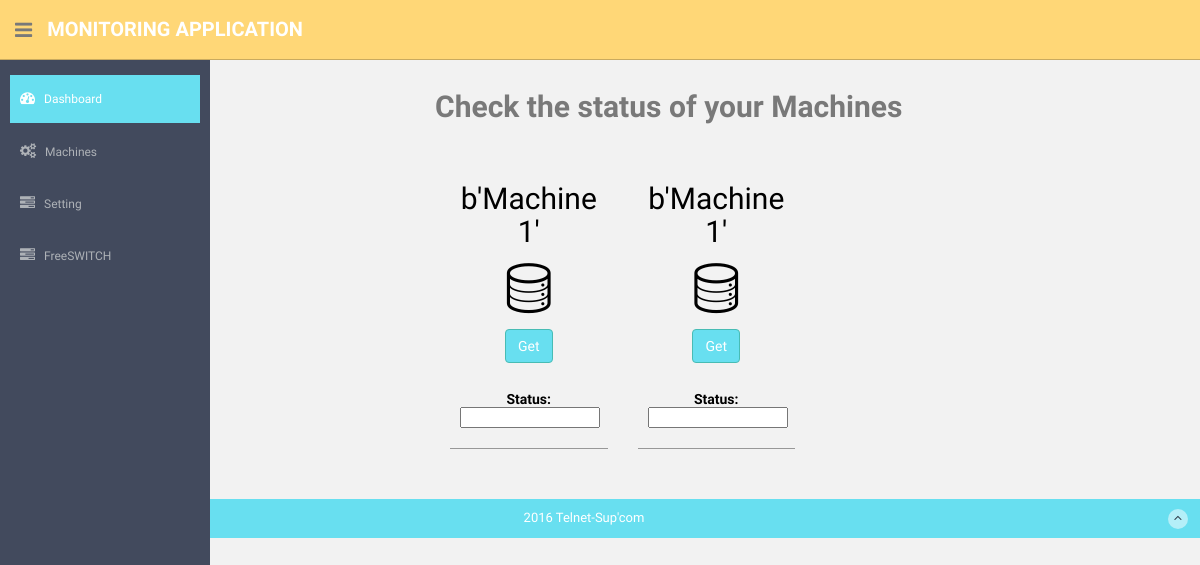
Before: /monitoring_app/pid/ (signed in) with the older database file.
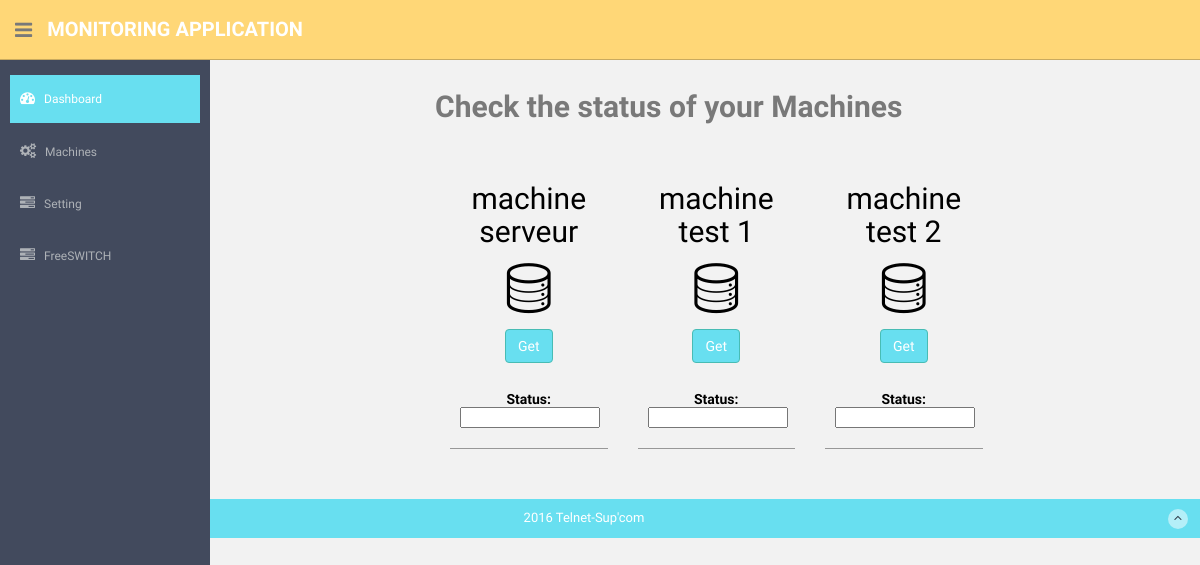
After: the same page with the newer database file.
### monitoring_app/models.py (models this page shows, shortened)
class Machine(models.Model):
    name= models.CharField(default="Machine 1",max_length=30)
    address = models.CharField(default='168.85.69.4',max_length=12)
    username=models.CharField(default="Foulen",max_length=30)
    password= models.CharField(default="****",max_length=30)
    Prefix_freeswitch=models.CharField(default="1",max_length=5)
    class Meta:
        ordering = ["name"]

### monitoring_app/views.py (the view)
@login_required
def pid (request) :
    print "in pid view"
    context = RequestContext(request)
    if request.method == 'GET':
        Process_name = request.GET.get('Process name')
    return render_to_response(
            'monitoring_app/status.html',data(),context)

### monitoring_app/views.py (called while the page is built)
def data ():
    machine = Machine.objects.all()
    call = Call.objects.all()
    data = {
    "machine_detail" : machine
    }
    return data

### monitoring_app/templates/monitoring_app/status.html (shortened to what this page needs)
{% extends "monitoring_app/bases/index.html" %}
{% load staticfiles %}
{% block content %}
      <section id="main-content">
          <section class="wrapper">
                  <div class="main-chart"><div>
                  <h2><b>Check the status of your Machines </b></h2><br/>
						 {% for machine in machine_detail %}
						 <div class="col-md-3 col-sm-3 box0">
                  			<div class="box1">
						       <div ng-controller="monitoringcontroller">
							    <h2> {{ machine.name }}</h2>
					  			<span class="li_data"></span>
						<button type="button" class="btn btn-theme" ng-click="statusge({{machine.id}})">Get</button></br></br>
		              <h5><b>Status:<input  type="text" ng-model="status" size="12"/><br/></b></h5>
								</div>
                  			</div>
                  		</div>
                  	{% endfor %}
                  </div>
			 </section>
			 </section>
{% endblock %}

### monitoring_app/templates/monitoring_app/bases/index.html (shortened to what this page needs)
{% load staticfiles %}
<!DOCTYPE html>
<html ng-app="monitoring" lang="en">
  <head>
    <link href="{% static 'assets/css/bootstrap.css' %}" rel="stylesheet"/>
    <link href="{% static 'assets/font-awesome/css/font-awesome.css' %}" rel="stylesheet" />
    <link rel="stylesheet" type="text/css" href="{% static 'assets/lineicons/style.css' %}"/>
    <link href="{% static 'assets/css/style.css' %}" rel="stylesheet"/>
    <link href="{% static 'assets/css/style-responsive.css' %}" rel="stylesheet"/>
  </head>
  <body ng-controller="monitoringcontroller">
  <section id="container"  >
      <header class="header black-bg">
              <div class="sidebar-toggle-box">
                  <div class="fa fa-bars tooltips" data-placement="right" data-original-title="Toggle Navigation"></div>
              </div>
            <a href="{% url "status" %}" class="logo"><b>Monitoring Application</b></a>
        </header>
      <aside>
          <div id="sidebar"  class="nav-collapse ">
              <ul class="sidebar-menu" id="nav-accordion">
                  <li class="mt">
                      <a class="active" href="{% url "status" %}">
                          <i class="fa fa-dashboard"></i>
                          <span>Dashboard</span>
                      </a>
                  </li>
                  <li class="sub-menu">
                      <a href="javascript:;" >
                          <i class="fa fa-cogs"></i>
                          <span>Machines</span>
                      </a>
                  </li>
				  <li class="sub-menu">
                      <a href="javascript:;" >
                          <i class="fa fa-tasks"></i>
                          <span>Setting</span>
                      </a>
                  </li>
				  <li class="sub-menu">
                      <a href="javascript:;" >
                          <i class="fa fa-tasks"></i>
                          <span>FreeSWITCH</span>
                      </a>
                  </li>
              </ul>
          </div>
      </aside>
      <section id="main-content">
          <section class="wrapper">
              <div class="row">
                  <div class="col-lg-14 main-chart" margin-top="20px">
                  {% block content %} {% endblock  %}
                  </div>
               </div><! --/row -->
          </section>
      </section>
      <footer class="site-footer" margin-top="0px">
          <div class="text-center">
              2016 Telnet-Sup'com
              <a href="status.html#" class="go-top">
                  <i class="fa fa-angle-up"></i>
              </a>
          </div>
      </footer>
  </section>
  </body>
</html>

### monitoring_app/static/assets/css/style.css (style rules this page uses)
body { color: #797979; background: #f2f2f2; font-family: 'Ruda', sans-serif; padding: 0px !important; margin: 0px !important; font-size:13px; }
ul li { list-style: none; }
a, a:hover, a:focus { text-decoration: none; outline: none; }
#container { width: 100%; height: 100%; }
.btn-theme { color: #fff; background-color: #68dff0; border-color: #48bcb4; }
.mt { margin-top: 25px; }
#sidebar { width: 210px; height: 100%; position: fixed; background: #424a5d; }
#sidebar ul li { position: relative; }
ul.sidebar-menu , ul.sidebar-menu li ul.sub { margin: -2px 0 0; padding: 0; }
ul.sidebar-menu { margin-top: 75px; }
ul.sidebar-menu li { margin-bottom: 5px; margin-left:10px; margin-right:10px; }
ul.sidebar-menu li.sub-menu { line-height: 15px; }
ul.sidebar-menu li a span { display: inline-block; }
ul.sidebar-menu li a { color: #aeb2b7; text-decoration: none; display: block; padding: 15px 0 15px 10px; font-size: 12px; outline: none; -webkit-transition: all 0.3s ease; -moz-transition: all 0.3s ease; -o-transition: all 0.3s ease; -ms-transition: all 0.3s ease; transition: all 0.3s ease; }
ul.sidebar-menu li a.active, ul.sidebar-menu li a:hover, ul.sidebar-menu li a:focus { background: #68dff0; color: #fff; display: block; -webkit-transition: all 0.3s ease; -moz-transition: all 0.3s ease; -o-transition: all 0.3s ease; -ms-transition: all 0.3s ease; transition: all 0.3s ease; }
ul.sidebar-menu li a i { font-size: 15px; padding-right: 6px; }
ul.sidebar-menu li a.active i { color: #fff; }
#main-content { margin-left: 210px; }
.header, .footer { min-height: 60px; padding: 0 15px; }
.header { position: fixed; left: 0; right: 0; z-index: 1002; }
.black-bg { background: #ffd777; border-bottom: 1px solid #c9aa5f; }
.wrapper { display: inline-block; margin-top: 15px; padding-left: 15px; padding-right: 15px; padding-bottom: 15px; padding-top: 0px; width: 100%; }
a.logo { font-size: 20px; color: #ffffff; float: left; margin-top: 15px; text-transform: uppercase; }
a.logo b { font-weight: 900; }
.sidebar-toggle-box { float: left; padding-right: 15px; margin-top: 20px; }
.sidebar-toggle-box .fa-bars { cursor: pointer; display: inline-block; font-size: 20px; }
.box1 { padding: 10px; text-align: center; color: black; border-bottom: 1px solid #989898; }
.box1 span { font-size: 50px; }
.main-chart { padding-top: 20px; padding-bottom: 20px; }
.site-footer { background: #68dff0; color: #fff; padding: 10px 0; }
.go-top { margin-right: 1%; float: right; background: rgba(255,255,255,.5); width: 20px; height: 20px; border-radius: 50%; -webkit-border-radius: 50%; }
.go-top i { color: #2A3542; }

Changed rows visible on the page:
removed Machine: name "b'Machine 1'"
removed Machine: name "b'Machine 1'"
added Machine: name "machine serveur"
added Machine: name "machine test 1"
added Machine: name "machine test 2"
